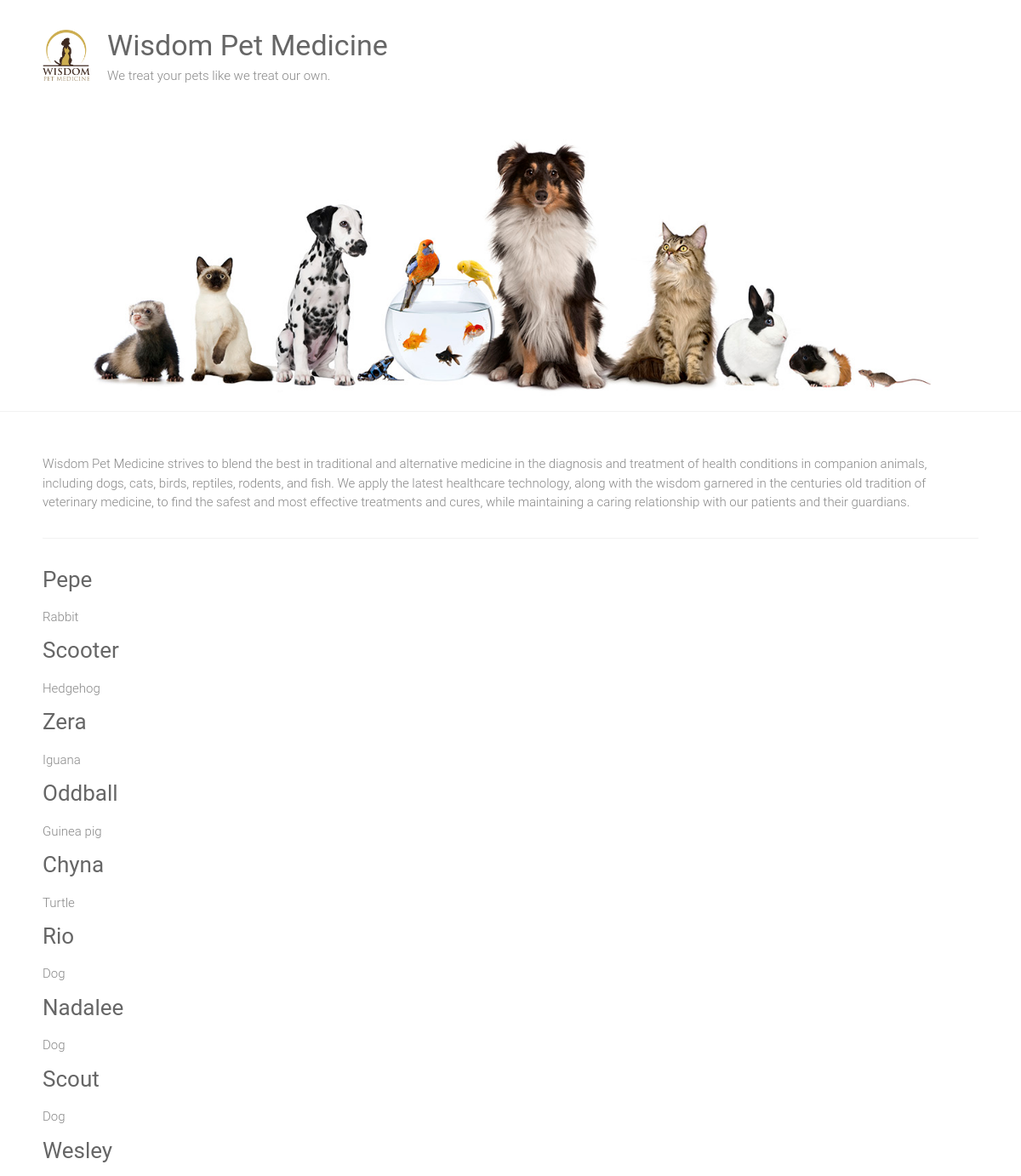
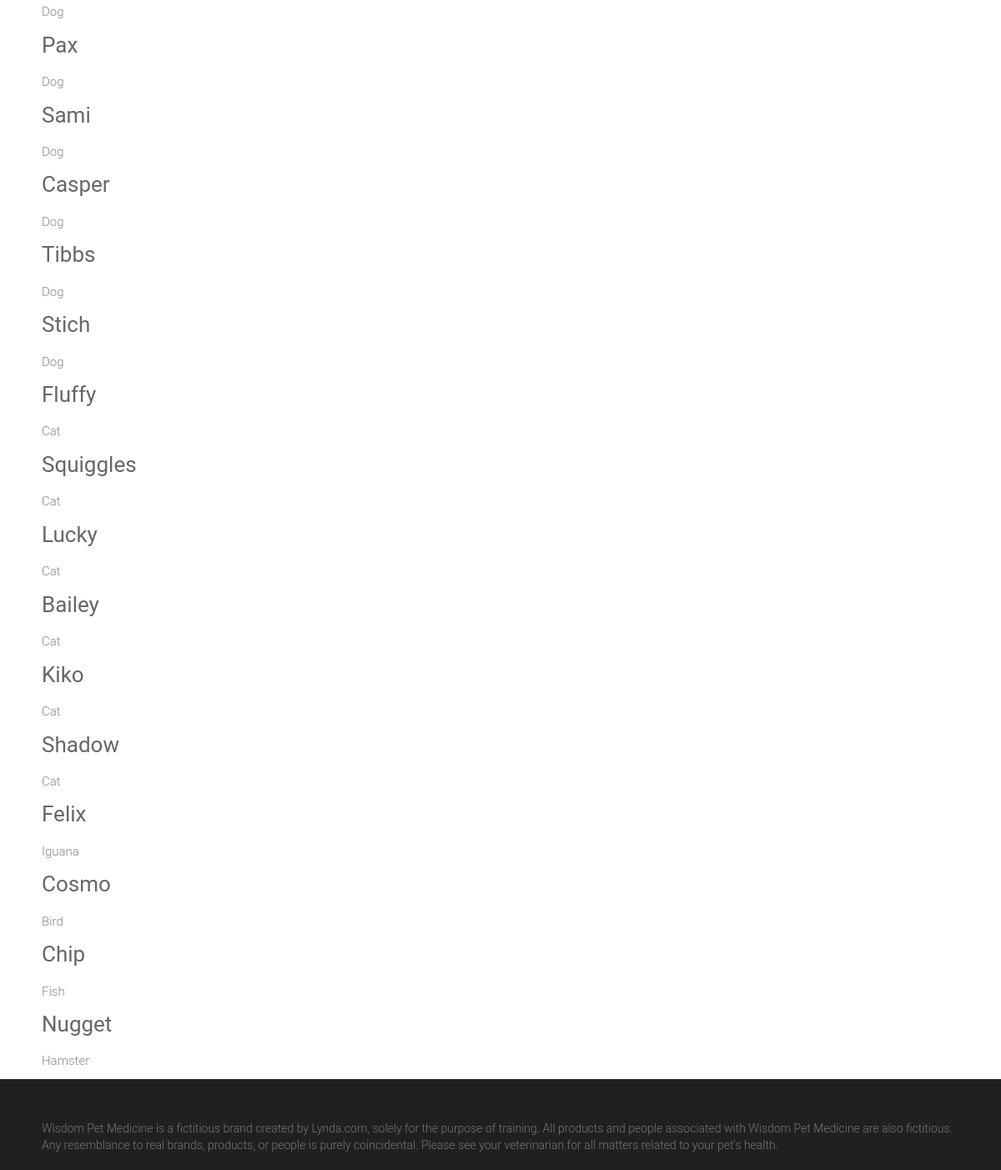
The page / on the database its author committed (2 pictures, top to bottom).
### adoptions/models.py (models this page shows)
class Pet(models.Model):
    id = models.AutoField(primary_key=True)
    SEX_CHOICE= [('M','Male'),('F','Female')]
    name = models.CharField(max_length=100)
    submitter = models.CharField(max_length=100)
    species = models.CharField( max_length=10)
    breed = models.CharField( max_length=50, blank=True)
    description = models.TextField()
    sex = models.CharField(max_length=1, choices=SEX_CHOICE, blank=True)
    submission_date = models.DateTimeField()
    age = models.IntegerField(null=True)
    vaccinations = models.ManyToManyField("Vaccine",blank=True)

### adoptions/views.py (the view)
# urls.py: path('', views.home ,name='home'),
def home(request):
    pets = Pet.objects.all()
    return render(request, 'home.html',{
        'pets':pets,
    })

### adoptions/templates/home.html (shortened to what this page needs)
{% extends 'base.html' %}
{% block content %}
<div>
    {% for pet in pets %}
        <div class = 'petname'>
            <a href="{%url 'pet_detail' pet.id%}">
            <h3>{{pet.name|capfirst}}</h3>
            </a>
            <p>{{pet.species}}</p>
        </div>
    {% endfor %}
</div>
{% endblock  %}

### adoptions/templates/base.html (shortened to what this page needs)
{%load static%}
<html lang="en-US">
    <head>
        <link rel="stylesheet" id="ample-style-css" href="{%static 'style.css'%}" type="text/css" media="all">
    </head>
    <body class="wide">
        <div id="page" class="hfeed site">
            <header>
                <div class="header">
                    <div class="main-head-wrap inner-wrap clearfix">
                        <div id="header-logo-image">
                            <a href="/">
                                <img src="{%static 'images/logo.png'%}" alt="Wisdom Pet Medicine">
                            </a>
                        </div>
                        <div id="header-text" class="">
                            <h1 id="site-title">
                                <a href="/" title="Wisdom Pet Medicine" rel="home">Wisdom Pet Medicine</a>
                            </h1>
                            <p>We treat your pets like we treat our own.</p>
                        </div>
                    </div>
                    <img src="{%static 'images/header.jpg'%}" alt="Wisdom Pet Medicine">
                </div>
            </header>
            <div class="main-wrapper">
                <div class="single-page clearfix">
                    <div class="inner-wrap">
                        <p>Wisdom Pet Medicine strives to blend the best in traditional and alternative medicine in the diagnosis and treatment of health conditions in companion animals, including dogs, cats, birds, reptiles, rodents, and fish. We apply the latest healthcare technology, along with the wisdom garnered in the centuries old tradition of veterinary medicine, to find the safest and most effective treatments and cures, while maintaining a caring relationship with our patients and their guardians.</p>
                        <hr>
                        <div>
                        {% block content %}
                        {% endblock  %}
                        </div>
                    </div>
                </div>
            </div>
            <footer id="colophon">
                <div class="inner-wrap">
                    Wisdom Pet Medicine is a fictitious brand created by Lynda.com, solely for the purpose of training. All products and people associated with Wisdom Pet Medicine are also fictitious. Any resemblance to real brands, products, or people is purely coincidental. Please see your veterinarian for all matters related to your pet's health.
                </div>
            </footer>
        </div>
    </body>
</html>

### static/style.css (style rules this page uses)
html, body, div, span, applet, object, iframe, h1, h2, h3, h4, h5, h6, p, blockquote, pre, a, abbr, acronym, address, big, cite, code, del, dfn, em, font, ins, kbd, q, s, samp, small, strike, strong, sub, sup, tt, var, dl, dt, dd, ol, ul, li, fieldset, form, label, legend, table, caption, tbody, tfoot, thead, tr, th, td { border: 0; font: inherit; font-size: 100%; font-style: inherit; font-weight: inherit; margin: 0; outline: 0; padding: 0; vertical-align: baseline; }
html { overflow-y: scroll; -webkit-text-size-adjust: 100%; -ms-text-size-adjust: 100%; }
article, aside, details, figcaption, figure, footer, header, main, nav, section { display: block; }
h1, h2, h3, h4, h5, h6 { color: #666666; line-height: 1.4; padding-bottom: 15px; font-weight: normal; }
h1 { font-size: 30px; }
h3 { font-size: 26px; }
body, button, input, select, textarea { color: #888888; font-size: 15px; line-height: 1.5; font-family: 'Roboto', sans-serif; font-weight: 300; }
p { color: #888888; font-size: 15px; line-height: 1.5; margin-bottom: 15px; font-weight: 300; }
body { background: #f2f2f2; }
hr { border-color: #f2f2f2; border-style: solid none none; border-width: 1px 0 0; height: 0; margin: 30px 0; }
a { color: #80abc8; text-decoration: none; -webkit-transition: 0.25s ease-in-out; -moz-transition: 0.25s ease-in-out; transition: 0.25s ease-in-out; -ms-transition: 0.25s ease-in-out; -o-transition: 0.25s ease-in-out; }
img { max-width: 100%; height: auto; vertical-align: top; margin-bottom: 18px; }
a img { border: 0; }
.clearfix:after { visibility: hidden; display: block; font-size: 0; content: " "; clear: both; height: 0; }
.clearfix { display: inline-block; }
.clearfix { display: block; }
body { padding-top: 30px; padding-bottom: 30px; }
body.wide { padding-top: 0; padding-bottom: 0; }
#page { background-color: #ffffff; margin: 0 auto; max-width: 1180px; box-shadow: 0 1px 2px 0 rgba(0, 0, 0, 0.1); }
.wide #page { max-width: 100%; }
.inner-wrap { max-width: 1100px; margin: 0 auto; }
.main-head-wrap { padding: 30px 0; }
.header { border-bottom: 1px solid #f2f2f2; }
#header-logo-image { float: left; padding: 5px 20px 5px 0; max-width: 100%; }
#header-logo-image img { margin-bottom: 0px; max-height: 60px; height: auto; width: auto; }
#header-text { float: left; padding-right: 20px; }
#site-title { padding-bottom: 0; }
#site-title a { color: #666666; font-size: 34px; }
.single-page { margin-top: 50px; }
.single-page p { margin-bottom: 10px; }
#colophon { font-size: 14px; clear: both; color: #777; background-color: #1f2021; overflow: hidden; padding: 50px 0 20px; }
#colophon, #colophon p { font-size: 14px; line-height: 1.4; }

### rows shown on the page
Pet: name "Pepe", species "Rabbit"
Pet: name "Scooter", species "Hedgehog"
Pet: name "Zera", species "Iguana"
Pet: name "Oddball", species "Guinea pig"
Pet: name "Chyna", species "Turtle"
Pet: name "Rio", species "Dog"
Pet: name "Nadalee", species "Dog"
Pet: name "Scout", species "Dog"
Pet: name "Wesley", species "Dog"
Pet: name "Pax", species "Dog"
Pet: name "Sami", species "Dog"
Pet: name "Casper", species "Dog"
Pet: name "Tibbs", species "Dog"
Pet: name "Stich", species "Dog"
Pet: name "Fluffy", species "Cat"
Pet: name "Squiggles", species "Cat"
Pet: name "Lucky", species "Cat"
Pet: name "Bailey", species "Cat"
Pet: name "Kiko", species "Cat"
Pet: name "Shadow", species "Cat"
Pet: name "Felix", species "Iguana"
Pet: name "Cosmo", species "Bird"
Pet: name "Chip", species "Fish"
Pet: name "Nugget", species "Hamster"
